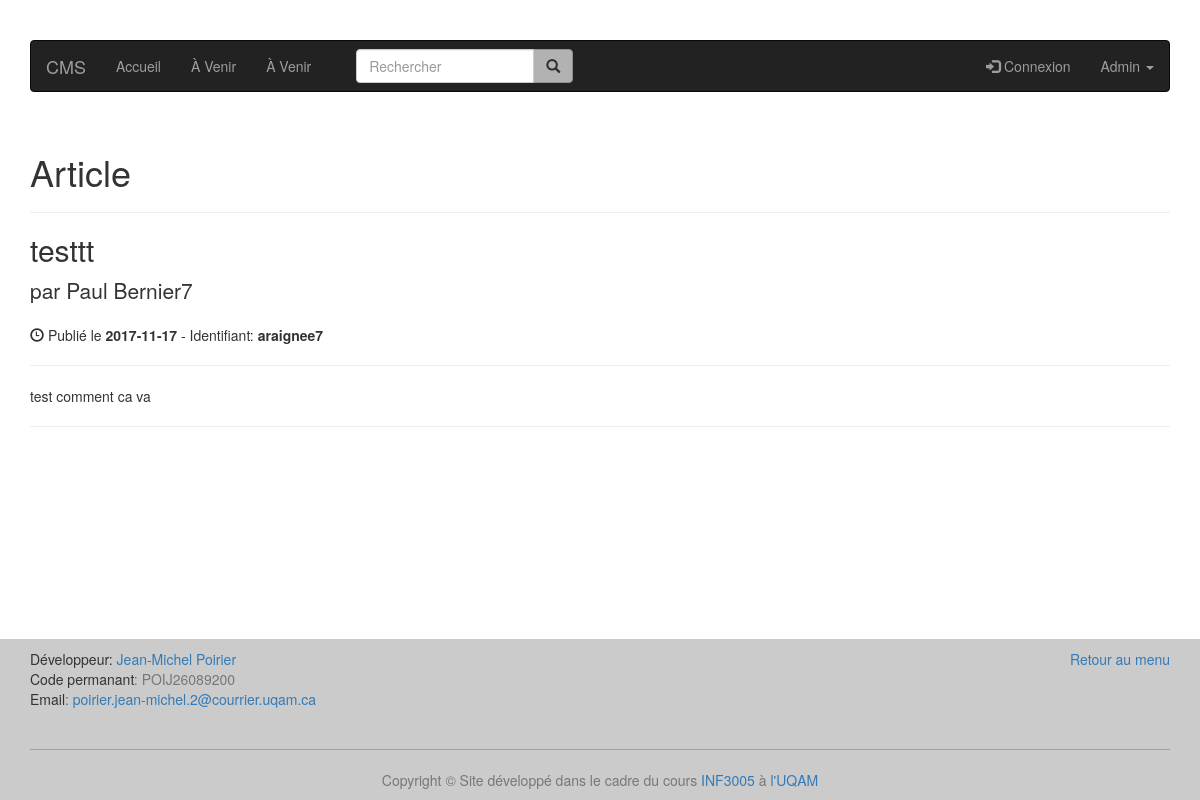
/article/araignee7, run on the app's committed database.
### tables this page shows
CREATE TABLE article (
  id integer primary key,
  titre varchar(100),
  identifiant varchar(50),
  auteur varchar(100),
  date_publication text,
  paragraphe varchar(500)
);

### index.py (the view)
@app.route('/article/<ident>')
def article_page(ident):
    article = get_db().get_article(ident)
    if article is None:
        return render_template('404.html'), 404
    else:
        return render_template('article.html', article=article)

### article.py (called while the page is built)
    def get_article(self, ident):
        cursor = self.get_connection_row().cursor()
        cursor.execute("SELECT id, titre, identifiant, auteur, "
                       "date_publication, paragraphe "
                       "FROM article WHERE date_publication < date('now')"
                       "AND identifiant = ?", (ident,))
        article = cursor.fetchone()
        return article

### database.py (called while the page is built)
    def get_connection_row(self):
        if self.connection is None:
            self.connection = sqlite3.connect('db/db.db')
            self.connection.row_factory = sqlite3.Row
        return self.connection

    def disconnect(self):
        if self.connection is not None:
            self.connection.close()

### index.py (called while the page is built)
def get_db():
    db = getattr(g, '_database', None)
    if db is None:
        g._database = Article()
    return g._database

@app.teardown_appcontext
def close_connection(exception):
    db = getattr(g, '_database', None)
    if db is not None:
        db.disconnect()

### templates/article.html (shortened to what this page needs)
{% extends "layout.html" %}
{% block content %}
    <h1>Article</h1>
    <hr class="divider">
        <h2>
            {{ article["titre"] }}
        </h2>
        <p class="lead">
            par {{ article['auteur'] }}
        </p>
        <p><span class="glyphicon glyphicon-time"></span> Publié le <strong>{{ article["date_publication"] }}</strong> - Identifiant: <strong>{{ article["identifiant"] }}</strong></p>
        <hr>
        <p>{{ article['paragraphe' ]}}</p>
        <hr>
{% endblock %}

### data on the page
article: titre "testtt", auteur "Paul Bernier7", date_publication "2017-11-17", identifiant "araignee7", paragraphe "test comment ca va"
